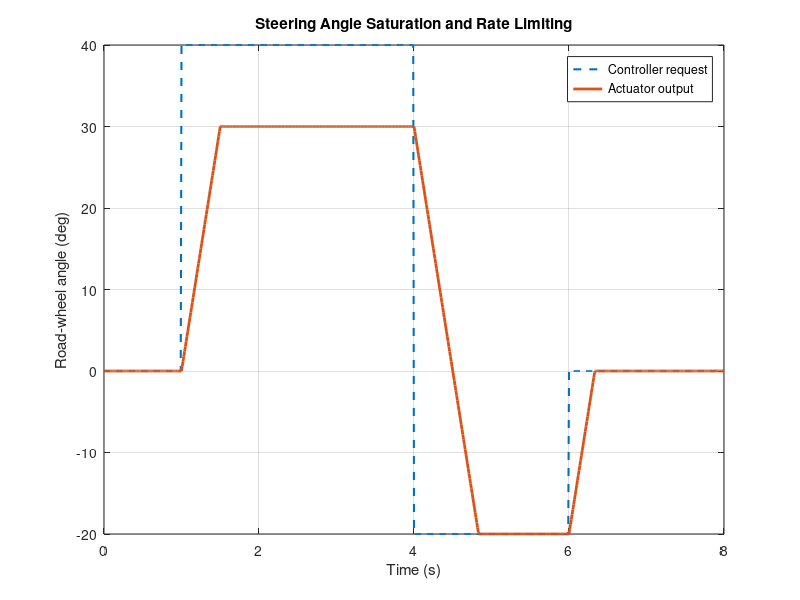

The MATLAB source for this figure:
%% Steering Actuator Limits
clear; clc; close all;

% Simulation settings
Ts = 0.01;
Tend = 8;
time = 0:Ts:Tend;

% Physical steering limits
maxAngle = deg2rad(30);      % Maximum road-wheel angle (rad)
maxRate = deg2rad(60);       % Maximum steering rate (rad/s)

% Controller's requested road-wheel angle
deltaDesired = zeros(size(time));
%deltaDesired(time >= 1 & time < 4) = deg2rad(25);
deltaDesired(time >= 1 & time < 4) = deg2rad(40);
deltaDesired(time >= 4 & time < 6) = deg2rad(-20);

% Actual actuator output
deltaActual = zeros(size(time));

for k = 1:numel(time)-1

    % Saturate requested angle
    requestedAngle = min(max(deltaDesired(k), -maxAngle), maxAngle);

    % Limit the change per sample
    maxStep = maxRate * Ts;
    angleError = requestedAngle - deltaActual(k);

    limitedStep = min(max(angleError, -maxStep), maxStep);
    deltaActual(k+1) = deltaActual(k) + limitedStep;
end

% Plot command and actuator response
figure('Color', 'w');
plot(time, rad2deg(deltaDesired), '--', 'LineWidth', 1.5);
hold on;
plot(time, rad2deg(deltaActual), 'LineWidth', 2);
grid on;
xlabel('Time (s)');
ylabel('Road-wheel angle (deg)');
title('Steering Angle Saturation and Rate Limiting');
legend('Controller request', 'Actuator output', 'Location', 'best');
